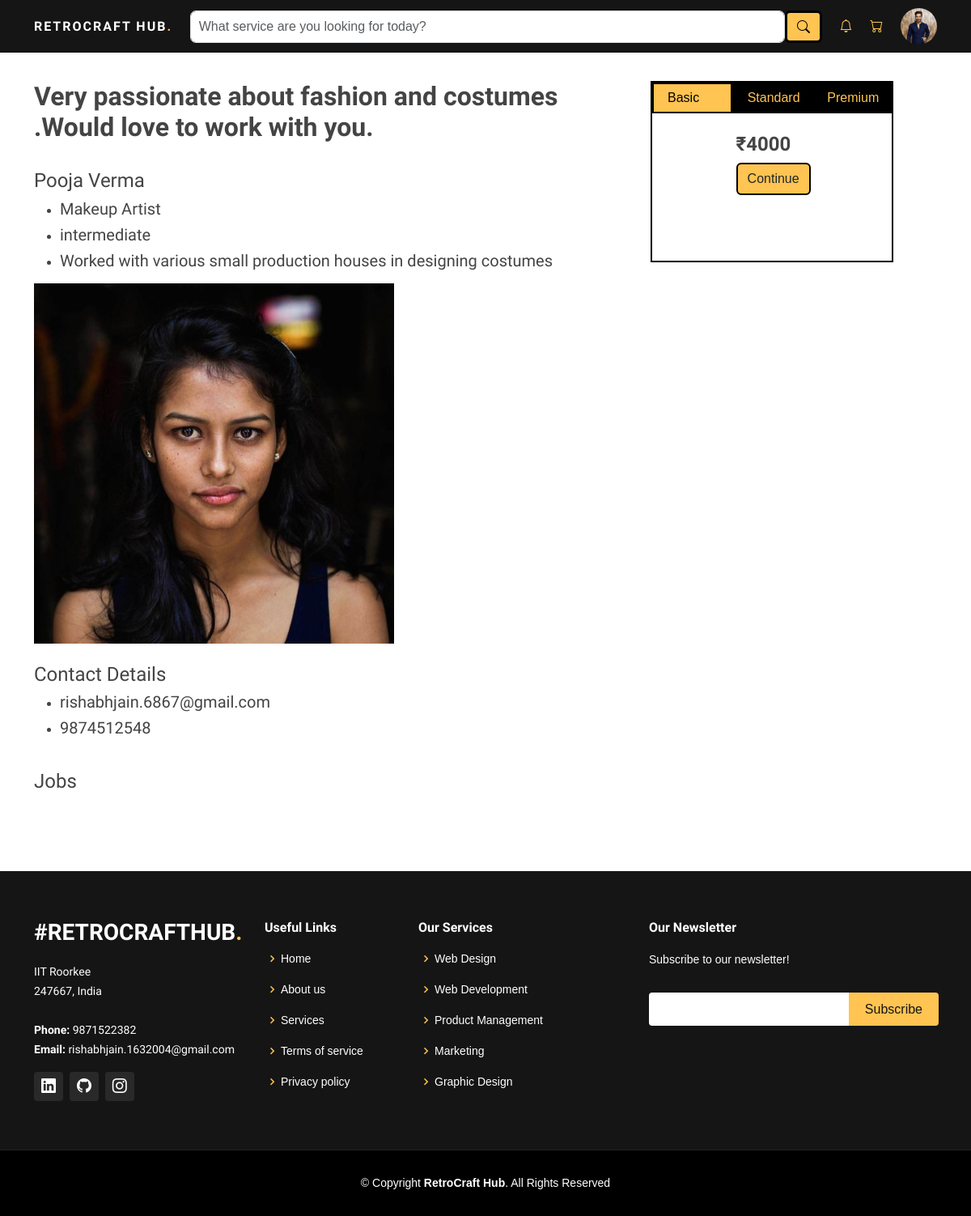
/professional_pp?professional_id=2 (signed in), run on the app's committed database.
### main.py (models this page shows)
    class User(UserMixin, db.Model):
        id = db.Column(db.Integer, primary_key=True)
        username = db.Column(db.String(20), unique=True, nullable=False)#email
        display_name=db.Column(db.String(20), nullable=False)#display name
        password = db.Column(db.String(60), nullable=False)
        v= db.Column(db.Integer, default=False)
        profile_picture = db.Column(db.String, nullable=True)
        purpose = db.Column(db.String(20), nullable=True)
        team_size=db.Column(db.Integer, nullable=True)
        phone_no = db.Column(db.Integer, nullable=True)
        experience = db.Column(db.String(20), nullable=True)
        occupation = db.Column(db.String(100), nullable=True)
        skills = db.Column(db.String(255), nullable=True)
        description = db.Column(db.Text, nullable=True)
        pricing1 = db.Column(db.Integer, nullable=True)
        pricing2 = db.Column(db.Integer, nullable=True)
        pricing3 = db.Column(db.Integer, nullable=True)

### main.py (the view, shortened to what this page needs)
    @app.route('/professional_pp', methods=['GET', 'POST'])
    @login_required
    def professional_pp():
        if request.method == 'GET':
            user_id=request.args.get('user_id', 'Default')
            professional_id=request.args.get('professional_id', 'Default')
            professional=User.query.filter_by(id=professional_id).first()
            professional_jobs=Job.query.filter_by(professional_id=professional_id).all()
            producers=["None"]
            plans=["None"]
        ''' if professional_jobs:
            producers.pop(-1)
            plans.pop(-1)
            for job in professional_jobs:
                producer=User.query.filter_by(id=job.producer_id).first()
                producers.append(producer)
                plans.append(job.plan)
            result = dict(zip(producers, plans)) '''
        return render_template('professional_profile_page.html',current_user=current_user,professional=professional,user_id=user_id)

### main.py (called while the page is built)
    @login_manager.user_loader
    def load_user(user_id):
        return User.query.get(int(user_id))

### templates/professional_profile_page.html (shortened to what this page needs)
<!DOCTYPE html>
<html lang="en">
<head>
  <link href="../static/assets/vendor/aos/aos.css" rel="stylesheet">
  <link href="../static/assets/vendor/bootstrap/css/bootstrap.min.css" rel="stylesheet">
  <link href="../static/assets/vendor/bootstrap-icons/bootstrap-icons.css" rel="stylesheet">
  <link href="../static/assets/vendor/boxicons/css/boxicons.min.css" rel="stylesheet">
  <link href="../static/assets/vendor/glightbox/css/glightbox.min.css" rel="stylesheet">
  <link href="../static/assets/vendor/remixicon/remixicon.css" rel="stylesheet">
  <link href="../static/assets/vendor/swiper/swiper-bundle.min.css" rel="stylesheet">
  <link href="../static/assets/css/style.css" rel="stylesheet">
</head>
<body>
  <header id="header" class="fixed-top new_header" style="padding:10px;">
    <div class="container d-flex align-items-center justify-content-lg-between ">
      <h6 class="logo me-auto me-lg-0"><a href="index.html">RetroCraft Hub<span>.</span></a></h6>
    <form class="d-none d-lg-flex search_form">
        <input id="search_bar" type="text" class="form-control" placeholder="What service are you looking for today?">
        <button id="search_button" type="submit" class="btn btn-primary"><i class="bi bi-search"></i></button>
    </form>
   <i class="bi bi-bell" style="color:#ffc451"></i>
    <a href="my_orders.html" class="my_orders"><i class="bi bi-cart"></i></a>
      <div id="img_profile">
      <img src="{{ current_user.profile_picture }}" alt="Profile Picture" class="img-fluid rounded-circle" style="max-width: 45px;">
      </div>
    </div>
  </header>
  <div class="container" style="margin-top:100px;" data-aos="zoom-in">
    <div class="row">
        <div class="col-md-8 col-sm-1">
            <h2><strong>{{professional.description}}</strong></h2>
            <br>
            <h4>{{professional.display_name}}</h4>
            <ul>
                <li><h5>{{professional.occupation}}</h5></li>
                <li><h5>{{professional.experience}}</h5></li>
                <li><h5>{{professional.skills}}</h5></li>
            </ul>
            <img src="{{professional.profile_picture}}" alt="Profile Picture" class="img-fluid" style="max-width: 445px;">
            <br>
            <br>
            <h4>Contact Details</h4>
            <ul>
                <li><h5>{{professional.username}}</h5></li>
                <li><h5>{{professional.phone_no}}</h5></li>
            </ul>
            <br>
            <h4>Jobs</h4>
        </div>
        <div class="col-md-4 col-sm-1 pricing" style="position:fixed;right:0;margin-bottom:80px;border:2px solid black;height:28vh;width:25%;right:8%;padding:0;">
            <div class="container">
                <div class="row">
                    <div class="col-md-4 basic opened" style="border:2px solid black;background-color:#ffc451;color:black;" onclick="openPackageDetails('basic')">
                        <p style="margin:5px;">Basic</p>
                    </div>
                    <div class="col-md-4 standard" style="border:2px solid black;" onclick="openPackageDetails('standard')">
                        <p style="margin:5px;">Standard</p>
                    </div>
                    <div class="col-md-4 premium" style="border:2px solid black;" onclick="openPackageDetails('premium')">
                        <p style="margin:5px;">Premium</p>
                    </div>
                </div>
            </div>
            <div class="basic_details" style:"display:block;" >
                <br>
                <h4><strong>₹{{professional.pricing1}}</strong></h4>
                <button class="btn submit_button" onclick="pricing(1,{{user_id}},{{professional.id}});window.location.href='/producer_dashboard{{user_id}}?message=Sucessfully booked with Artist: {{professional.display_name}}'">Continue</button>
            </div>
        </div>
    </div>
</div>
  <footer id="footer" style="margin-top:80px;">
    <div class="footer-top">
      <div class="container">
        <div class="row">
          <div class="col-lg-3 col-md-6">
            <div class="footer-info">
              <h3>#RetroCraftHub<span>.</span></h3>
              <p>
                IIT Roorkee <br>
                247667, India<br><br>
                <strong>Phone:</strong> 9871522382<br>
                <strong>Email:</strong> rishabhjain.1632004@gmail.com<br>
              </p>
              <div class="social-links mt-3">
                <a href="https://www.linkedin.com/in/rishabh-jain-079340248/" target="_blank"><i class="bi bi-linkedin"></i></a>
                <a href="https://github.com/rishabhJain1234" target="_blank"><i class="bi bi-github"></i></a>
                <a href="https://www.instagram.com/rishabhhjain_16/" target="_blank"><i class="bi bi-instagram"></i></a>
              </div>
            </div>
          </div>
          <div class="col-lg-2 col-md-6 footer-links">
            <h4>Useful Links</h4>
            <ul>
              <li><i class="bx bx-chevron-right"></i> <a href="#">Home</a></li>
              <li><i class="bx bx-chevron-right"></i> <a href="#about">About us</a></li>
              <li><i class="bx bx-chevron-right"></i> <a href="#services">Services</a></li>
              <li><i class="bx bx-chevron-right"></i> <a href="#">Terms of service</a></li>
              <li><i class="bx bx-chevron-right"></i> <a href="#">Privacy policy</a></li>
            </ul>
          </div>
          <div class="col-lg-3 col-md-6 footer-links">
            <h4>Our Services</h4>
            <ul>
              <li><i class="bx bx-chevron-right"></i> <a href="#">Web Design</a></li>
              <li><i class="bx bx-chevron-right"></i> <a href="#">Web Development</a></li>
              <li><i class="bx bx-chevron-right"></i> <a href="#">Product Management</a></li>
              <li><i class="bx bx-chevron-right"></i> <a href="#">Marketing</a></li>
              <li><i class="bx bx-chevron-right"></i> <a href="#">Graphic Design</a></li>
            </ul>
          </div>
          <div class="col-lg-4 col-md-6 footer-newsletter">
            <h4>Our Newsletter</h4>
            <p>Subscribe to our newsletter!</p>
            <form action="" method="post">
              <input type="email" name="email"><input type="submit" value="Subscribe">
            </form>
          </div>
        </div>
      </div>
    </div>
    <div class="container">
      <div class="copyright">
        &copy; Copyright <strong><span>RetroCraft Hub</span></strong>. All Rights Reserved
      </div>
    </div>
  </footer>
</body>
</html>

### static/assets/css/style.css (style rules this page uses)
body { font-family: "Open Sans", sans-serif; color: #444444; }
a { color: #ffc451; text-decoration: none; }
h1, h2, h3, h4, h5, h6 { font-family: "Raleway", sans-serif; }
#header { transition: all 0.5s; z-index: 997; padding: 15px 0; }
#header .logo { margin: 0; padding: 0; line-height: 1; font-weight: 700; letter-spacing: 2px; text-transform: uppercase; }
#header .logo a { color: #fff; }
#header .logo a span { color: #ffc451; }
#footer { background: black; padding: 0 0 30px 0; color: #fff; font-size: 14px; }
#footer .footer-top { background: #151515; border-bottom: 1px solid #222222; padding: 60px 0 30px 0; }
#footer .footer-top .footer-info { margin-bottom: 30px; }
#footer .footer-top .footer-info h3 { font-size: 28px; margin: 0 0 20px 0; padding: 2px 0 2px 0; line-height: 1; font-weight: 700; text-transform: uppercase; }
#footer .footer-top .footer-info h3 span { color: #ffc451; }
#footer .footer-top .footer-info p { font-size: 14px; line-height: 24px; margin-bottom: 0; font-family: "Raleway", sans-serif; color: #fff; }
#footer .footer-top .social-links a { font-size: 18px; display: inline-block; background: #292929; color: #fff; line-height: 1; padding: 8px 0; margin-right: 4px; border-radius: 4px; text-align: center; width: 36px; height: 36px; transition: 0.3s; }
#footer .footer-top h4 { font-size: 16px; font-weight: 600; color: #fff; position: relative; padding-bottom: 12px; }
#footer .footer-top .footer-links { margin-bottom: 30px; }
#footer .footer-top .footer-links ul { list-style: none; padding: 0; margin: 0; }
#footer .footer-top .footer-links ul i { padding-right: 2px; color: #ffc451; font-size: 18px; line-height: 1; }
#footer .footer-top .footer-links ul li { padding: 10px 0; display: flex; align-items: center; }
#footer .footer-top .footer-links ul li:first-child { padding-top: 0; }
#footer .footer-top .footer-links ul a { color: #fff; transition: 0.3s; display: inline-block; line-height: 1; }
#footer .footer-top .footer-newsletter form { margin-top: 30px; background: #fff; padding: 6px 10px; position: relative; border-radius: 4px; }
#footer .footer-top .footer-newsletter form input[type=email] { border: 0; padding: 4px; width: calc(100% - 110px); }
#footer .footer-top .footer-newsletter form input[type=submit] { position: absolute; top: 0; right: -2px; bottom: 0; border: 0; background: none; font-size: 16px; padding: 0 20px; background: #ffc451; color: #151515; transition: 0.3s; border-radius: 0 4px 4px 0; }
#footer .copyright { text-align: center; padding-top: 30px; }
body { font-family: Arial, Helvetica, sans-serif; }
* { box-sizing: border-box; }
.button_color , .submit_button { background-color: #ffc451; border: 2px solid black; }
.new_header { background-color:#151515; }
.search_form { position: relative; width: 70%; height:40px; border-radius: 7px; }
#search_button { background-color: #ffc451; border: 3px solid black; color: black; }
#search_bar { width: 95%; padding: 9px 10px; border-radius: 7px; }
.bi-bell { transition:all 0.3s; }
.my_orders { transition:all 0.3s; }
.basic_details , .standard_details , .premium_details { width: min-content; position: relative; left: 35%; transition:all 0.5s; }
.opened { display: block; background-color: #ffc451; color: black; border:2px solid black; transition: all 0.3s ease-in-out; }
.pricing { transition: all 0.3s ease-in-out; }
.basic , .standard , .premium { background-color: black; color: #ffc451; transition: all 0.3s ease-in-out; }

### data on the page
User: profile_picture (picture)
User: description "Very passionate about fashion and costumes .Would love to work with you.", display_name "Pooja Verma", occupation "Makeup Artist", experience "intermediate", skills "Worked with various small production houses in designing costumes", profile_picture (picture), username "rishabhjain.6867@gmail.com", phone_no "9874512548", pricing1 "4000"
